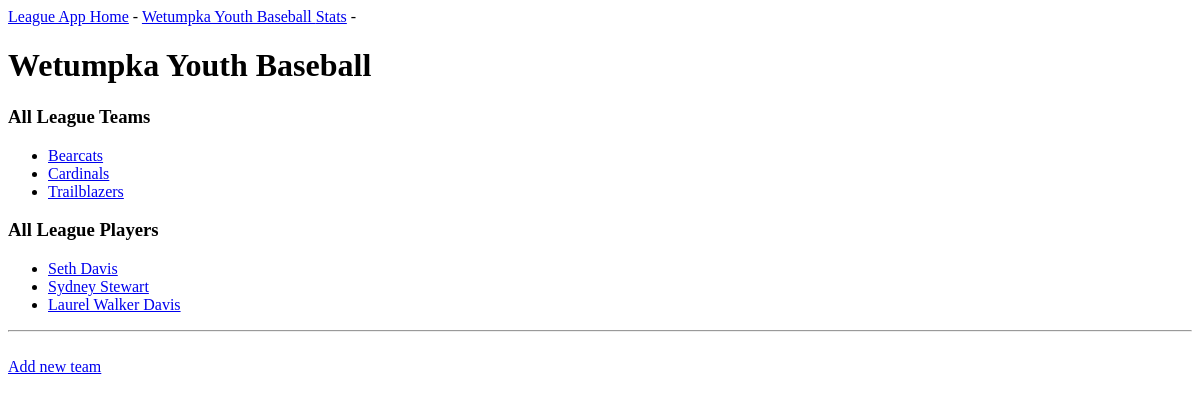
/league/, run on an earlier commit of the app's database.
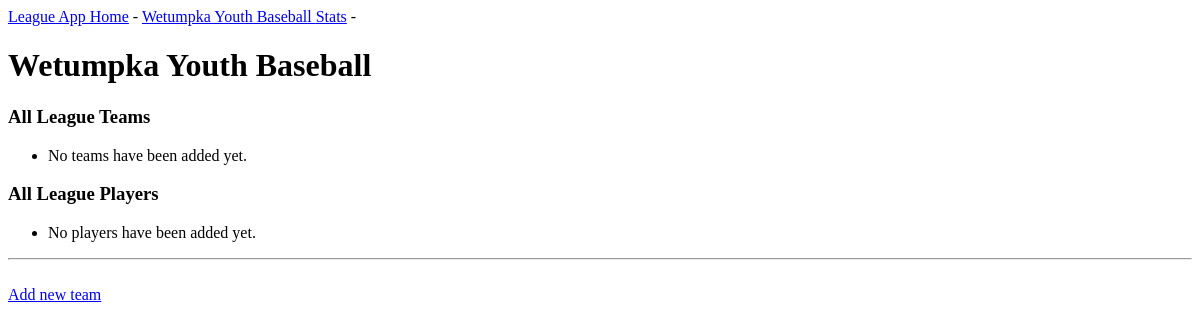
And on a later commit of the database.
### League_App/models.py (models this page shows, shortened)
class League(models.Model):
    league_name = models.CharField(max_length=200, default="My League")

class Team(models.Model):
    team_name = models.CharField(max_length=200, default="My Team")
    league = models.ForeignKey(League, related_name='league', default=None, on_delete=models.CASCADE)
    wins = models.IntegerField(default=0)
    losses = models.IntegerField(default=0)
    games_played = models.IntegerField(default=0)
    class Meta:
        verbose_name_plural = 'teams'

class Player(models.Model):
    last_name = models.CharField(max_length=200, default=None)
    full_name = models.CharField(max_length=200, default=None)
    team = models.ForeignKey(Team, related_name='team', default=None, on_delete=models.CASCADE)
    hits = models.IntegerField(default=0)
    singles = models.IntegerField(default=0)
    doubles = models.IntegerField(default=0)
    triples = models.IntegerField(default=0)
    at_bats = models.IntegerField(default=0)
    home_runs = models.IntegerField(default=0)
    putouts = models.IntegerField(default=0)
    assists = models.IntegerField(default=0)
    chances = models.IntegerField(default=0)
    DisplayFields = ['id', 'full_name', 'batting_average', 'fielding_percentage']
    class Meta:
        verbose_name_plural = 'players'

### League_App/views.py (the view)
# urls.py: path('league/', views.league, name='league'),
def league(request):
    league_obj = League.objects.get()
    all_teams_obj = Team.objects.order_by('team_name')
    all_players = Player.objects.order_by('last_name')
    context = {'league': league_obj,
               'all_teams': all_teams_obj,
               'all_players': all_players}
    return render(request, 'League_App/league.html', context)

### League_App/templates/League_App/league.html (shortened to what this page needs)
{% extends "League_App/base.html" %}
{% block content %}
    <h1>{{ league.league_name }}</h1>
    <h3>All League Teams</h3>
    <ul>
        {% for team in all_teams %}
            <li>
                <a href="{% url 'League_App:team' team.id %}">{{ team.team_name }}</a>
            </li>
        {% empty %}
            <li> No teams have been added yet.</li>
        {% endfor %}
    </ul>
    <h3>All League Players</h3>
        <ul>
        {% for player in all_players %}
            <li>
                <a href="{% url 'League_App:player' player.id %}">{{ player.full_name }}</a>
            </li>
        {% empty %}
            <li> No players have been added yet.</li>
        {% endfor %}
    </ul>
    <hr/>
    <a href="{% url 'League_App:new_team' league.id%}">Add new team</a>
{%  endblock content %}

### League_App/templates/League_App/base.html
<p>
    <a href="{% url 'League_App:index' %}">League App Home</a> -
    <a href="{% url 'League_App:league' %}">{{ league.league_name }} Stats</a> -
</p>
{% block content %}{% endblock content %}

What changed in the data, as far as the page shows it:
removed Team: team_name "Bearcats"
removed Team: team_name "Cardinals"
removed Team: team_name "Trailblazers"
removed Player: full_name "Seth Davis"
removed Player: full_name "Sydney Stewart"
removed Player: full_name "Laurel Walker Davis"
Also different on the page:
text now shown: "No teams have been added yet. No players have been added yet."
